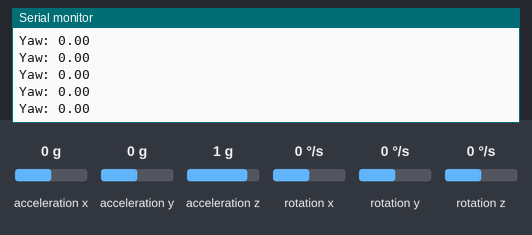
This sketch was run on a simulated Arduino Uno, built with avr-gcc and run on an emulated ATmega328P. Shown: the last lines printed to the serial monitor. The inputs (shaded band) are chosen by the test bench; at power-on: acceleration y 0 g, acceleration z 1 g, rotation z 0 °/s, acceleration x 0 g, rotation x 0 °/s, rotation y 0 °/s.

Above: at 1.2 s.
1.3 s: acceleration y set to -1.4 g
At 1.9 s:
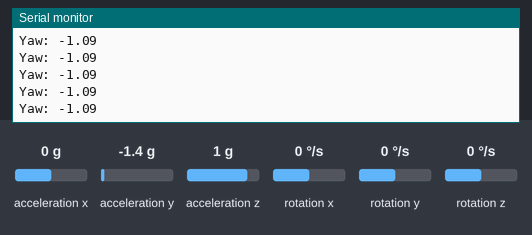
2.8 s: acceleration z set to -1.4 g
At 3.5 s:
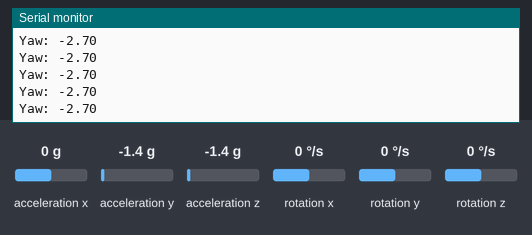
4.3 s: rotation z set to -192 °/s
At 5.4 s:
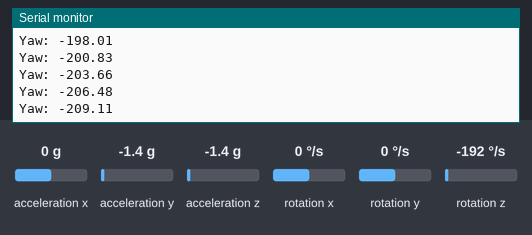
Timing chart, 0 to 7.3 s (numbered marks = the images above; inputs shaded):
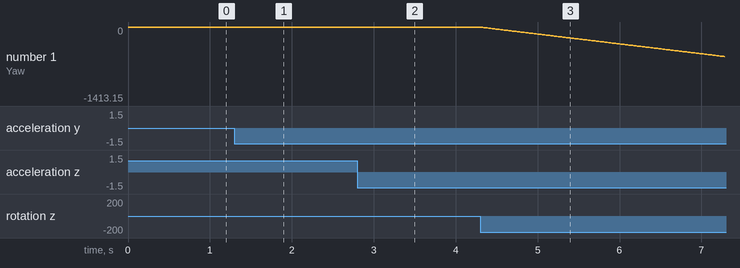

Measured:
- after the input at 1.3 s, the serial monitor: prints a new line at once (image 1)
- after the input at 2.8 s, the serial monitor: prints a new line at once (image 2)
- after the input at 4.3 s, the serial monitor: prints a new line at once (image 3)
- plotted number 1: 0 → -1.09 after the input at 1.3 s, -1.09 → -2.7 after the input at 2.8 s, -2.7 → -1413.15 after the input at 4.3 s

The sketch:

test_Yaw.ino
```cpp
#include <Wire.h>
#include <MPU6050.h>
#include <math.h>

MPU6050 mpu;

// Các biến cần thiết
unsigned long prevTime = 0;
float yaw = 0;
float accelAngle = 0;  // Góc từ accelerometer
float gyroAngle = 0;   // Góc từ gyroscope
float alpha = 0.98;     // Hệ số của bộ lọc bổ sung

void setup() {
  Serial.begin(115200);
  Wire.begin();
  mpu.initialize();

  if (!mpu.testConnection()) {
    Serial.println("MPU6050 connection failed!");
    while (1);
  }
}

void loop() {
  static unsigned long prevTime = 0;
  unsigned long currentTime = millis();
  float dt = (currentTime - prevTime) / 1000.0; // Delta time in seconds
  prevTime = currentTime;

  // Đọc dữ liệu accelerometer và gyroscope
  int16_t ax, ay, az;
  int16_t gx, gy, gz;
  mpu.getAcceleration(&ax, &ay, &az);
  mpu.getRotation(&gx, &gy, &gz);

  // Chuyển đổi giá trị thô từ accelerometer sang góc
  accelAngle = atan2(ay, az) * 180.0 / PI; // Góc nghiêng (degree)

  // Chuyển đổi giá trị thô từ gyroscope sang góc (đơn vị °/s)
  float gyroZ = gz / 131.0; // Chuyển đổi gyroscope Z-axis (±250°/s)
  gyroAngle += gyroZ * dt; // Tích phân vận tốc góc để tính góc yaw

  // Bộ lọc bổ sung (Complementary Filter)
  yaw = alpha * (gyroAngle) + (1.0 - alpha) * (accelAngle);

  // In ra giá trị góc yaw
  Serial.print("Yaw: ");
  Serial.println(yaw);

  delay(10); // Điều chỉnh độ trễ theo nhu cầu
}
```
